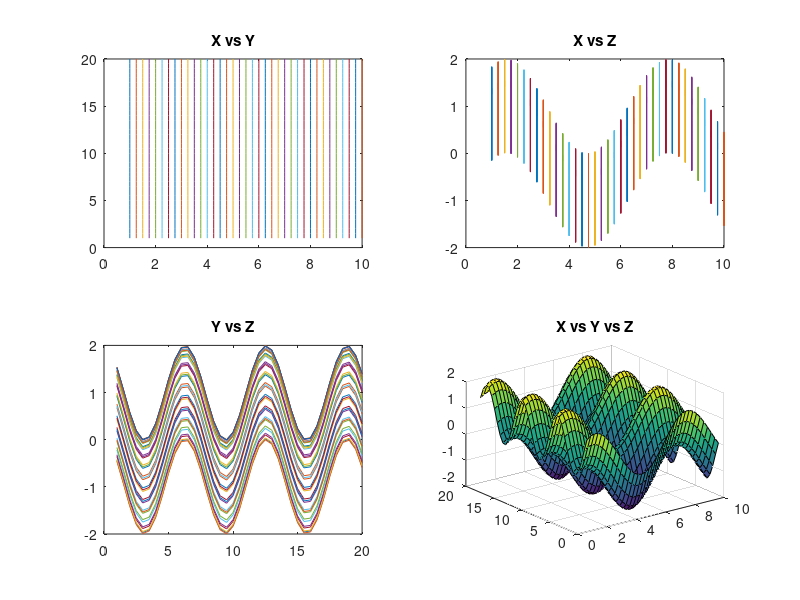
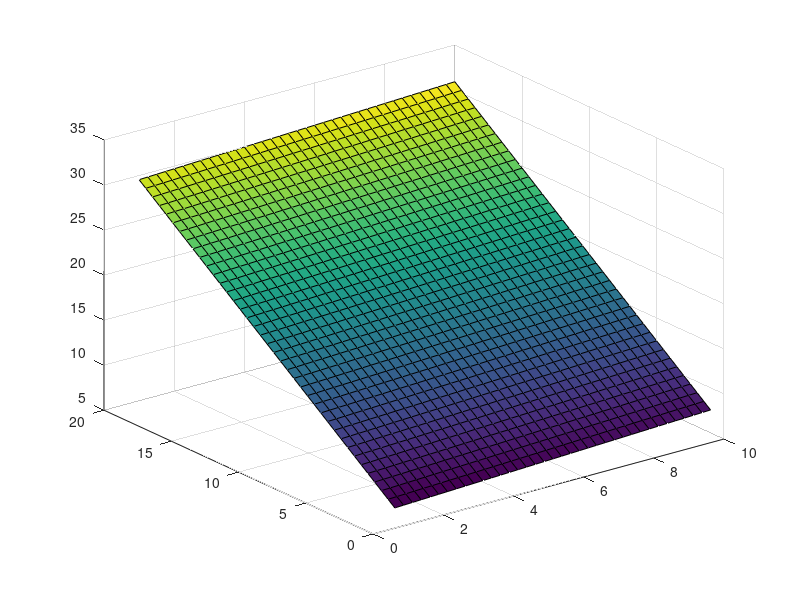

Source code (MATLAB) for these figures, in order:
clc
clear

z=randn(100,100);
[X,Y]= meshgrid(1:0.25:10,1:0.5:20) ;
%meshgrid needed to form plane in this case
Z= sin(X)+cos(Y);
figure(1)
subplot(2,2,1)
plot(X,Y)
title('X vs Y')
subplot(2,2,2)
plot(X,Z)
title('X vs Z')
subplot(2,2,3)
plot(Y,Z)
title('Y vs Z')
subplot(2,2,4)
surf(X,Y,Z)
title('X vs Y vs Z')
%%
%find eqn of plane containing points & graphs
P=[1,4,0];   % third point is always 0
Q=[3,1,4];
R=[0,-1,6];  %first point is always 0
PQ=Q-P;
PR=R-P;
cross_p=cross(PQ,PR); %cross product of PQ and PR
ispos=(cross_p>=0);  
const=sum(cross_p.*P);
if ispos(1)~=1
    x='-';
elseif ispos(1)~=1
    y='-' ;
elseif ispos(1)~=1
    z='-';
else
    x='';
    y='-';
    z='+';
end 
string= ['The formula for the plane from the points given is ',x,'%ix',y,'%iy',z,'%iz=%i'];
fprintf(string,abs(cross_p(1)),abs(cross_p(2)),abs(cross_p(3)),const)

[PX,QY]=meshgrid(1:0.25:10,1:0.5:20);
RZ=(const-cross_p(1).*PX+cross_p(2).*QY)./cross_p(3);
figure(2)
surf(PX,QY,RZ);